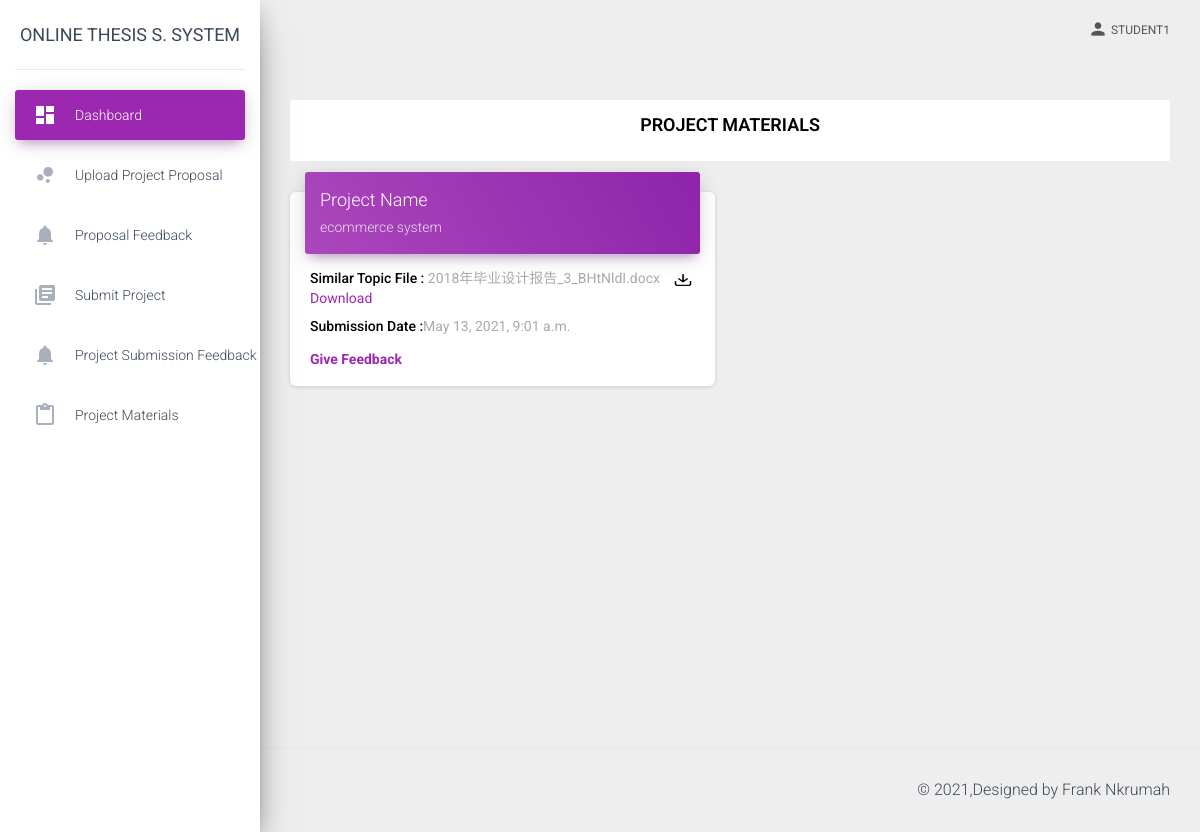
Page /project-materials (signed in) on the committed database.
### online_thesis/models.py (models this page shows, shortened)
class ProjectMaterial(models.Model):
    teacher = models.ForeignKey(User, on_delete=models.CASCADE)
    project = models.ForeignKey(SelectedTopic, on_delete=models.CASCADE)
    similar_topic_file = models.FileField(upload_to='similar_topic_file')
    date = models.DateTimeField(auto_now_add=True)
    def filename(self):
        return os.path.basename(self.similar_topic_file.name)

class SelectedTopic(models.Model):
    PROJECT_STATUS = (
        ('PENDING','PENDING'),
        ('DENIED','DENIED'),
        ('APPROVED','APPROVED'),
    )
    project = models.ForeignKey(Topic, on_delete=models.CASCADE)
    student = models.ForeignKey(User, on_delete=models.CASCADE)
    student_view = models.TextField()
    status = models.CharField(max_length=300, choices=PROJECT_STATUS, default='PENDING')
    date = models.DateTimeField(auto_now_add=True)
    def __str__(self):
        return self.project.name

class Topic(models.Model):
    PROJECT_STATUS = (
        ('PENDING','PENDING'),
        ('DENIED','DENIED'),
        ('APPROVED','APPROVED'),
    )
    name = models.CharField(max_length=300)
    description = models.TextField()
    teacher = models.ForeignKey(User, on_delete=models.CASCADE)
    status = models.CharField(max_length=300, choices=PROJECT_STATUS, default='PENDING')

### online_thesis/views.py (the view)
# urls.py: path('project-materials', project_materials, name='project_materials'),
@login_required
def project_materials(request):
    materials = ProjectMaterial.objects.filter(project__student=request.user).order_by('-id')
    return render(request, 'student/project_materials.html',{'materials':materials})

### templates/student/project_materials.html (shortened to what this page needs)
{% extends "student_base.html" %}
{% load static %}
{% block content %}
<div class="container-fluid">
  <div class="row">
    <div class="col-md-12">
      <div class="row">
        <div class="col-md-12">
        <div class="card-header card-header-primary">
          <h4 class="card-title title-main">PROJECT MATERIALS</h4>
        </div>
        </div>
        {% if materials %}
          {% for project in materials %}
          <div class="col-md-6">
            <div class="card">
              <div class="card-header card-header-primary">
                <h4 class="card-title">Project Name</h4>
                <p class="card-category">{{project.project}}</p>
              </div>
              <div class="card-body">
                <label class="labl"><span class="project-detail">Similar Topic File :</span> {{project.filename}} <a href="{{project.similar_topic_file.url}}" download> <span class="download"><img class="download-img" src="{% static 'img/download.png' %}" /> Download</span></a></label>
                <label class="labl"><span class="project-detail">Submission Date :</span>{{project.date}}</label>
                <a class="approve-link" href="{% url 'feedback_materials' project.id %}">Give Feedback</a>
              </div>
            </div>
          </div>
          {% endfor %}
        {% endif %}
      </div>
    </div>
  </div>
</div>
{% endblock %}

### templates/student_base.html (shortened to what this page needs)
<!DOCTYPE html>
{% load static %}
<html lang="en">
<head>
  <link rel="stylesheet" href="https://maxcdn.bootstrapcdn.com/font-awesome/latest/css/font-awesome.min.css">
  <link href="{% static 'css/material-dashboard.css' %}" rel="stylesheet" />
  <link href="{% static 'demo/demo.css' %}" rel="stylesheet" />
</head>
<body class="">
  <div class="wrapper ">
    <div class="sidebar" data-color="purple" data-background-color="white" data-image="../assets/img/sidebar-1.jpg">
      <div class="logo"><a href="{% url 'dashboard' %}" class="simple-text logo-normal">
          Online Thesis S. System
        </a></div>
      <div class="sidebar-wrapper">
        <ul class="nav">
          <li class="nav-item active ">
            <a class="nav-link" href="{% url 'dashboard' %}">
              <i class="material-icons">dashboard</i>
              <p>Dashboard</p>
            </a>
          </li>
          <li class="nav-item ">
            <a class="nav-link" href="{% url 'upload_proposal' %}">
              <i class="material-icons">bubble_chart</i>
              <p>Upload Project Proposal</p>
            </a>
          </li>
          <li class="nav-item ">
            <a class="nav-link" href="{% url 'proposal_feedback' %}">
              <i class="material-icons">notifications</i>
              <p>Proposal Feedback</p>
            </a>
          </li>
          <li class="nav-item ">
            <a class="nav-link" href="{% url 'submit_project' %}">
              <i class="material-icons">library_books</i>
              <p>Submit Project</p>
            </a>
          </li>
          <li class="nav-item ">
            <a class="nav-link" href="{% url 'project_submission_feedback' %}">
              <i class="material-icons">notifications</i>
              <p>Project Submission Feedback</p>
            </a>
          </li>
         <li class="nav-item ">
            <a class="nav-link" href="{% url 'project_materials' %}">
              <i class="material-icons">content_paste</i>
              <p>Project Materials</p>
            </a>
          </li>
        </ul>
      </div>
    </div>
    <div class="main-panel">
      <nav class="navbar navbar-expand-lg navbar-transparent navbar-absolute fixed-top ">
        <div class="container-fluid">
          <div class="collapse navbar-collapse justify-content-end">
            <ul class="navbar-nav">
              <li class="nav-item dropdown">
                <a class="nav-link" href="javascript:;" id="navbarDropdownProfile" data-toggle="dropdown" aria-haspopup="true" aria-expanded="false">
                  <i class="material-icons">person</i><span>{{user.username}}</span>
                </a>
              </li>
            </ul>
          </div>
        </div>
      </nav>
      <div class="content">
        {% block content %}{% endblock  %}
      </div>
      <footer class="footer">
        <div class="container-fluid">
          <div class="copyright float-right">
            &copy;
              ,Designed by  Frank Nkrumah
              </div>
        </div>
      </footer>
    </div>
  </div>
</body>
</html>

### templates/student/project_materials.html (style rules this page uses)
.project-detail { color:black; font-weight:500; }
.approve-link { display: block; margin-top: 10px; font-weight: 700; }
.title-main { color:black; font-weight:600; text-align:center; }
.labl { display:block; }
.download { margin-left:10px; }
.download-img { width: 20px; height: 14px; }

### rows in the picture
ProjectMaterial: project "ecommerce system", filename "2018年毕业设计报告_3_BHtNldI.docx", date "May 13, 2021, 9:01 a.m."

### other values in the picture
{{ user.username }} "STUDENT1"
